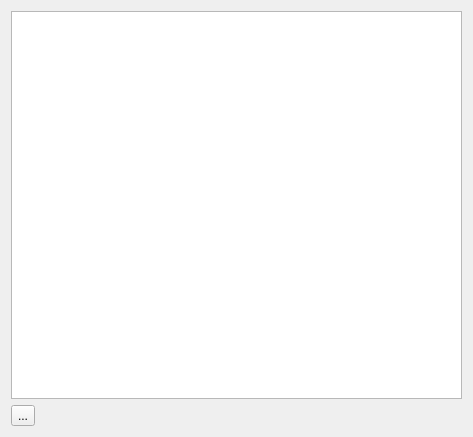
<?xml version="1.0" encoding="UTF-8"?>
<ui version="4.0">
 <class>viewLista</class>
 <widget class="QWidget" name="viewLista">
  <property name="geometry">
   <rect>
    <x>0</x>
    <y>0</y>
    <width>473</width>
    <height>437</height>
   </rect>
  </property>
  <property name="windowTitle">
   <string>Form</string>
  </property>
  <layout class="QGridLayout" name="gridLayout">
   <item row="0" column="0">
    <layout class="QGridLayout" name="gridLayout_2">
     <item row="0" column="0">
      <widget class="QTableView" name="tv_princ"/>
     </item>
     <item row="1" column="0">
      <widget class="QToolButton" name="b_addPrinc">
       <property name="text">
        <string>...</string>
       </property>
      </widget>
     </item>
    </layout>
   </item>
  </layout>
 </widget>
 <resources/>
 <connections/>
</ui>
